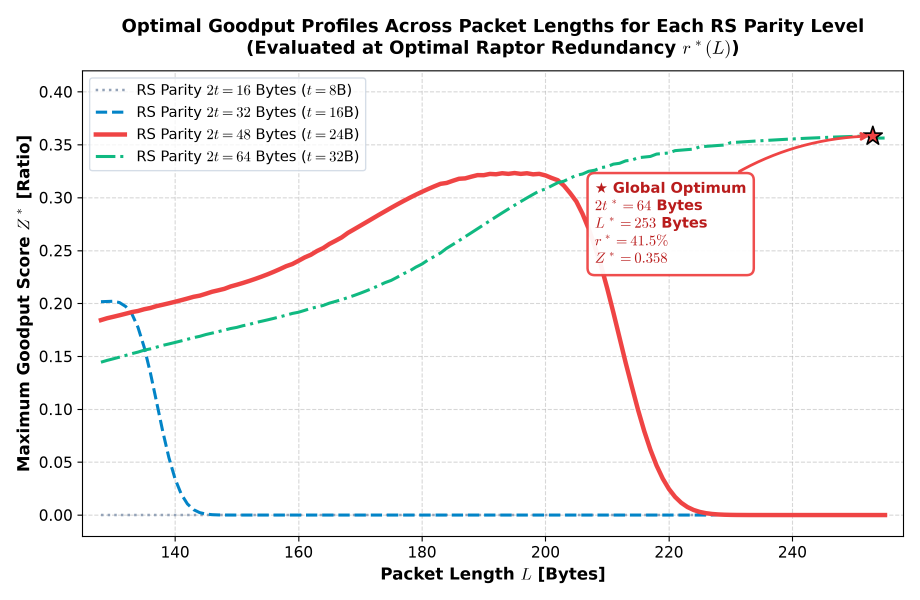
#> input picture paper_clean_line_profile.png, 2760 x 1800 px (shown at 1/3 size)
$ python flip_text.py --image ../paper_clean_line_profile.png
#> lines starting #> are read from the running program, lines starting #| are printed output that depends on the picture
### experiment/bit_flipper.py
import os
import sys

for stream in (sys.stdout, sys.stderr):
    reconf = getattr(stream, 'reconfigure', None)
    if callable(reconf):
        try:
            reconf(encoding='utf-8', errors='replace')
        except Exception:
            pass

import math
import io
import random
import numpy as np
from PIL import Image
from scipy.io import wavfile

ROOT_DIR = os.path.abspath(os.path.join(os.path.dirname(__file__), ".."))
if ROOT_DIR not in sys.path:
    sys.path.insert(0, ROOT_DIR)

from digital_turbo_jpeg import config_turbo as config


class JPEGTextBitFlipper:
    """JPEG画像からテキスト(ビットストリーム)を生成し、
    指定した割合(%)やシンボル周波数置換(8000Hz↔4000Hz)でビット反転を施し、
    音声(WAV)やログテキストを生成するクラス。
    """

    def __init__(self, width=None, height=None, tile_size=None, quality=None):
        self.width = width or config.WIDTH
        self.height = height or config.HEIGHT
        self.tile_size = tile_size or config.TILE_SIZE
        self.quality = quality or config.JPEG_QUALITY
        self.tile_count_x = math.ceil(self.width / self.tile_size)
        self.tile_count_y = math.ceil(self.height / self.tile_size)
        self.current_phase = 0.0
        self.samples_per_symbol = max(1, int(config.SAMPLE_RATE * config.MS_SYMBOL / 1000))

    # -------------------------------------------------------------
    # 1. 画像 → 正解パケット・テキスト（ビット列）生成
    # -------------------------------------------------------------
    def image_to_ground_truth_packets(self, image_path_or_array):
        """画像から各タイルのJPEGデータを生成し、正解パケット情報(辞書のリスト)を返す。"""
        if isinstance(image_path_or_array, str):
            if not os.path.exists(image_path_or_array):
                raise FileNotFoundError(f"画像が見つかりません: {image_path_or_array}")
            img = Image.open(image_path_or_array).convert('RGB').resize((self.width, self.height))
            pixels = np.array(img)
        else:
            pixels = np.array(image_path_or_array)

        all_pixel_bits = self._bytearray_to_bitstream(pixels.tobytes())
        image_id_val = self._calculate_crc16_bits(all_pixel_bits)
        image_id_bits = self._bytes_to_bitstream([image_id_val], [config.BIT_IMAGE_CRC])

        packets = []
        for ty in range(self.tile_count_y):
            for tx in range(self.tile_count_x):
                y_start = ty * self.tile_size
                y_end = min(y_start + self.tile_size, self.height)
                x_start = tx * self.tile_size
                x_end = min(x_start + self.tile_size, self.width)
                tile_pixels = pixels[y_start:y_end, x_start:x_end]

                tile_img = Image.fromarray(tile_pixels)
                with io.BytesIO() as bio:
                    restart_int = getattr(config, "JPEG_RESTART_MARKER", 1)
                    tile_img.save(
                        bio,
                        format="JPEG",
                        quality=self.quality,
                        restart_marker_blocks=restart_int,
                        subsampling=0
                    )
                    jpeg_data = bio.getvalue()

                payload_length = len(jpeg_data)
                payload_bits = self._bytearray_to_bitstream(jpeg_data)

                # ヘッダ情報 (ImageID, TileX, TileY, Length)
                header_info_bits = image_id_bits + self._bytes_to_bitstream(
                    [tx, ty, payload_length],
                    [config.BIT_TILE_X, config.BIT_TILE_Y, config.BIT_PAYLOAD_LENGTH]
                )
                header_crc_val = self._calculate_crc16_bits(header_info_bits)
                header_crc_bits = self._bytes_to_bitstream([header_crc_val], [config.BIT_HEADER_CRC])
                full_header_bits = header_info_bits + header_crc_bits

                packets.append({
                    "tile_x": tx,
                    "tile_y": ty,
                    "image_id": image_id_val,
                    "payload_length": payload_length,
                    "header_info_bits": header_info_bits,
                    "header_crc_bits": header_crc_bits,
                    "full_header_bits": full_header_bits,
                    "payload_bits": payload_bits,
                    "payload_bytes": jpeg_data,
                    "snr_bits": [1, 1, 1, 1],  # SNR = 15
                    "snr_val": 15.0
                })

        return packets

    # [173 lines left out: functions get_ground_truth_jpeg_image, generate_n_divergent_sets, not called in this run]

    # -------------------------------------------------------------
    # 3. テキストファイル保存
    # -------------------------------------------------------------
    def save_packets_to_text(self, packets, output_text_path):
        """ログテキストファイル出力"""
        os.makedirs(os.path.dirname(os.path.abspath(output_text_path)), exist_ok=True)
        with open(output_text_path, "w", encoding="utf-8") as f:
            for p in packets:
                header_info_str = "".join(str(b) for b in p["header_info_bits"])
                payload_str = "".join(str(b) for b in p["payload_bits"])
                snr_str = "".join(str(b) for b in p.get("snr_bits", [1, 1, 1, 1]))
                line = header_info_str + payload_str + snr_str
                f.write(line + "\n")
        return output_text_path

    def flip_text_file(
        self,
        input_text_path,
        output_text_path,
        percent=5.0,
        mode="8000_to_4000",
        protect_header=True,
        seed=42
    ):
        """保存されたパケットテキストファイル(1行=1パケット)に対し、
        指定割合・モードでビット反転を施して新規テキストファイルに出力する。
        """
        if not os.path.exists(input_text_path):
            raise FileNotFoundError(f"入力テキストファイルが見つかりません: {input_text_path}")

        os.makedirs(os.path.dirname(os.path.abspath(output_text_path)), exist_ok=True)
        set_rng = random.Random(seed)
        prob = float(percent) / 100.0

        header_len = 48 if protect_header else 0

        with open(input_text_path, "r", encoding="utf-8") as f:
            lines = [line.strip() for line in f if line.strip()]

        output_lines = []
        total_target_bits = 0
        total_flipped = 0

        for line in lines:
            bits = [int(c) for c in line if c in ('0', '1')]
            total_len = len(bits)
            if total_len <= header_len:
                output_lines.append("".join(str(b) for b in bits))
                continue

            # 末尾4bitはSNRビット (存在する場合)
            end_idx = total_len - 4 if total_len > (header_len + 4) else total_len
            target_slice_len = end_idx - header_len
            total_target_bits += target_slice_len

            if mode in ("random", "all"):
                for idx in range(header_len, end_idx):
                    if set_rng.random() < prob:
                        bits[idx] = 1 - bits[idx]
                        total_flipped += 1
            elif mode == "8000_to_4000":
                # 2bit単位で00(8000Hz)を10(4000Hz)へ置換
                for idx in range(header_len, end_idx - 1, 2):
                    if bits[idx] == 0 and bits[idx + 1] == 0:
                        if set_rng.random() < prob:
                            bits[idx] = 1
                            total_flipped += 1
            elif mode == "hybrid":
                # 8000->4000置換 + ランダムノイズ
                half_prob = prob * 0.5
                for idx in range(header_len, end_idx - 1, 2):
                    if bits[idx] == 0 and bits[idx + 1] == 0:
                        if set_rng.random() < half_prob:
                            bits[idx] = 1
                            total_flipped += 1
                for idx in range(header_len, end_idx):
                    if set_rng.random() < half_prob:
                        bits[idx] = 1 - bits[idx]
                        total_flipped += 1
            else:
                for idx in range(header_len, end_idx):
                    if set_rng.random() < prob:
                        bits[idx] = 1 - bits[idx]
                        total_flipped += 1

            output_lines.append("".join(str(b) for b in bits))

        with open(output_text_path, "w", encoding="utf-8") as f:
            for out_line in output_lines:
                f.write(out_line + "\n")

        actual_ber = (total_flipped / total_target_bits * 100.0) if total_target_bits > 0 else 0.0

        return {
            "output_file": output_text_path,
            "packet_count": len(lines),
            "flipped_bits": total_flipped,
            "total_bits": total_target_bits,
            "actual_ber": actual_ber
        }

    # -------------------------------------------------------------
    # 4. 4-FSK音声 (WAV) 生成
    # -------------------------------------------------------------
    # [39 lines left out: functions get_tone_samples, packets_to_wav, not called in this run]

    # -------------------------------------------------------------
    # 5. 内部ヘルパー
    # -------------------------------------------------------------
    @staticmethod
    def _bytearray_to_bitstream(data_bytes):
        bits = []
        for b in data_bytes:
            for shift in range(7, -1, -1):
                bits.append((b >> shift) & 1)
        return bits

    @staticmethod
    def _bytes_to_bitstream(values, bit_lengths):
        bits = []
        for val, length in zip(values, bit_lengths):
            for shift in range(length - 1, -1, -1):
                bits.append((val >> shift) & 1)
        return bits

    @staticmethod
    def _calculate_crc16_bits(bits_list):
        crc = 0xFFFF
        cur_byte = 0
        bit_cnt = 0
        for b in bits_list:
            cur_byte = (cur_byte << 1) | b
            bit_cnt += 1
            if bit_cnt == 8:
                crc ^= (cur_byte << 8)
                for _ in range(8):
                    if crc & 0x8000:
                        crc = ((crc << 1) ^ 0x1021) & 0xFFFF
                    else:
                        crc = (crc << 1) & 0xFFFF
                cur_byte = 0
                bit_cnt = 0
        if bit_cnt > 0:
            cur_byte <<= (8 - bit_cnt)
            crc ^= (cur_byte << 8)
            for _ in range(8):
                if crc & 0x8000:
                    crc = ((crc << 1) ^ 0x1021) & 0xFFFF
                else:
                    crc = (crc << 1) & 0xFFFF
        return crc

### experiment/flip_text.py
import os
import sys

for stream in (sys.stdout, sys.stderr):
    reconf = getattr(stream, 'reconfigure', None)
    if callable(reconf):
        try:
            reconf(encoding='utf-8', errors='replace')
        except Exception:
            pass

import argparse
from PIL import Image
import numpy as np

ROOT_DIR = os.path.abspath(os.path.join(os.path.dirname(__file__), ".."))
if ROOT_DIR not in sys.path:
    sys.path.insert(0, ROOT_DIR)

from experiment.bit_flipper import JPEGTextBitFlipper


def main():
    parser = argparse.ArgumentParser(
        description="JPEGテキスト(ビット列)全体に対して任意のパーセンテージでビット反転を行うツール"
    )
    parser.add_argument(
        "--input", "-i",
        default="experiment/output/ground_truth_bitstream.txt",
        help="入力テキストファイルパス (デフォルト: experiment/output/ground_truth_bitstream.txt)"
    )
    parser.add_argument(
        "--image",
        default=None,
        help="画像から直接正解テキストを生成して反転する場合に指定 (例: data/input/test.jpg)"
    )
    parser.add_argument(
        "--percent", "-p",
        type=float,
        default=5.0,
        help="全体に対する反転割合 (%%) (例: 1.0, 5.0, 10.0, 20.0 など)"
    )
    parser.add_argument(
        "--mode", "-m",
        choices=["8000_to_4000", "random", "hybrid"],
        default="8000_to_4000",
        help="反転方式: 8000_to_4000 (8000Hz->4000Hz置換), random (ランダム反転), hybrid (複合)"
    )
    parser.add_argument(
        "--output", "-o",
        default=None,
        help="出力テキストファイルパス (指定しない場合は自動命名)"
    )
    parser.add_argument(
        "--protect-header",
        action="store_true",
        default=True,
        help="パケットヘッダ(48bit)を保護しペイロードのみ反転するか (デフォルト: True)"
    )
    parser.add_argument(
        "--seed",
        type=int,
        default=42,
        help="乱数シード (デフォルト: 42)"
    )

    args = parser.parse_args()

    flipper = JPEGTextBitFlipper()

    # 1. 画像が指定された場合はまず正解テキストを生成
    input_text = args.input
    if args.image:
        if not os.path.exists(args.image):
            print(f"[Error] 画像が見つかりません: {args.image}")
            sys.exit(1)
        img = Image.open(args.image).convert('RGB').resize((256, 256))
        gt_pkts = flipper.image_to_ground_truth_packets(np.array(img))
        input_text = "experiment/output/ground_truth_bitstream.txt"
        flipper.save_packets_to_text(gt_pkts, input_text)
        print(f"[Info] 画像から正解テキストを生成しました: {input_text}")

    # 出力ファイル名の決定
    if args.output:
        output_text = args.output
    else:
        out_dir = os.path.dirname(os.path.abspath(input_text))
        base_name = os.path.splitext(os.path.basename(input_text))[0]
        output_text = os.path.join(out_dir, f"{base_name}_flipped_{args.percent:.1f}pct_{args.mode}.txt")

    print("=" * 65)
    print(">> JPEGテキスト(ビットストリーム) 任意パーセント反転処理")
    print("=" * 65)
    print(f"入力テキスト: {input_text}")
    print(f"反転指定率  : {args.percent:.2f}%")
    print(f"反転モード  : {args.mode}")
    print(f"ヘッダ保護  : {args.protect_header}")

    # 反転処理の実行
    result = flipper.flip_text_file(
        input_text_path=input_text,
        output_text_path=output_text,
        percent=args.percent,
        mode=args.mode,
        protect_header=args.protect_header,
        seed=args.seed
    )

    print("-" * 65)
    print(f"出力完了: {result['output_file']}")
    print(f"総パケット数: {result['packet_count']}")
    print(f"反転ビット数: {result['flipped_bits']:,} / {result['total_bits']:,} bits")
    print(f"実効ビット誤り率 (BER): {result['actual_ber']:.2f}%")
    print("=" * 65)


if __name__ == "__main__":
    main()
#> in main, `img = Image.open(args.image).convert('RGB').resize((256, 256))`:
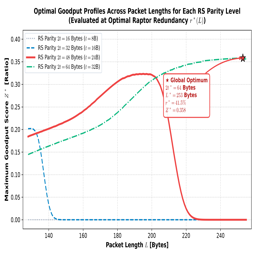
#> img: PIL image 256x256 RGB; mean R, G, B 244.5, 243, 243.1
#> in image_to_ground_truth_packets, `all_pixel_bits = self._bytearray_to_bitstream(pixels.tobytes())`: all_pixel_bits = 1572864 items
#> the loop in _calculate_crc16_bits, `for b in bits_list:` made 1572864 passes
#> after the loop in _calculate_crc16_bits, `for b in bits_list:`: bit_cnt = 0; crc = 8568; cur_byte = 0
#> in image_to_ground_truth_packets, `image_id_val = self._calculate_crc16_bits(all_pixel_bits)`: image_id_val = 8568
#> in image_to_ground_truth_packets, `image_id_bits = self._bytes_to_bitstream([image_id_val], [config.BIT_I..`: image_id_bits = [0, 0, 1, 0, 0, 0, 0, 1, 0, 1, 1, 1, 1, 0, 0, 0]
#> after the loop in image_to_ground_truth_packets, `for ty in range(self.tile_count_y):`: tile_img: PIL image 16x16 RGB; every value is 255
#> after the loop in image_to_ground_truth_packets, `for ty in range(self.tile_count_y):`: packets = 256 items
